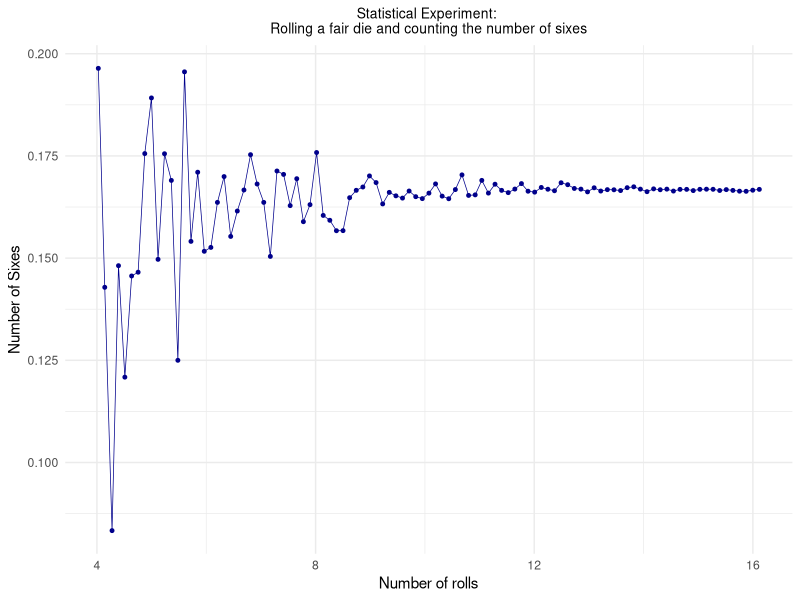
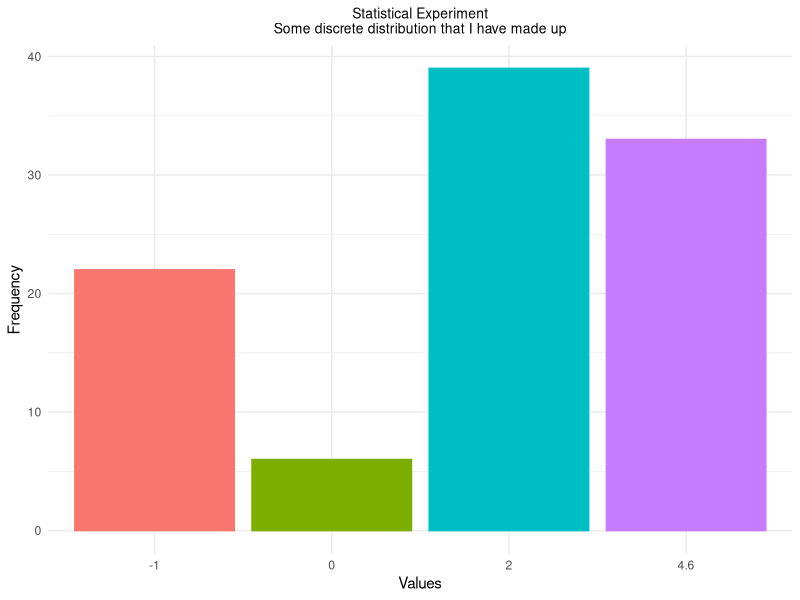
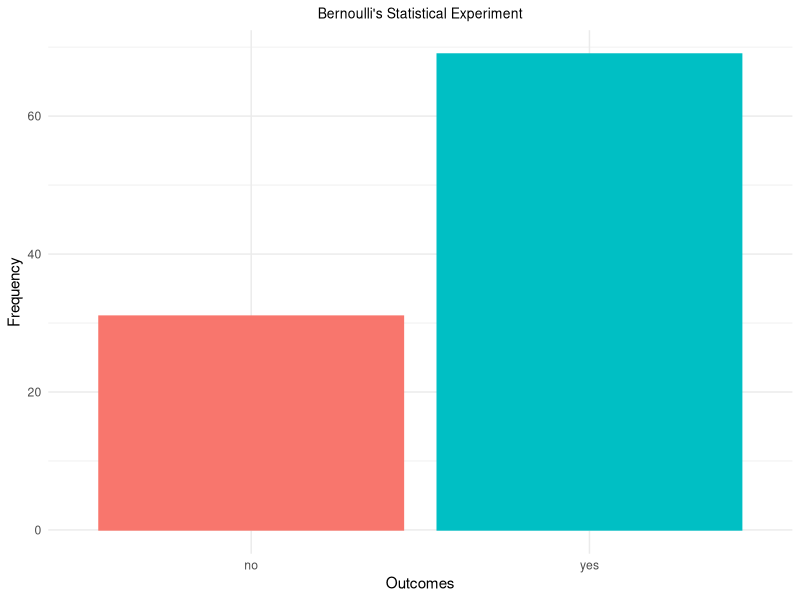
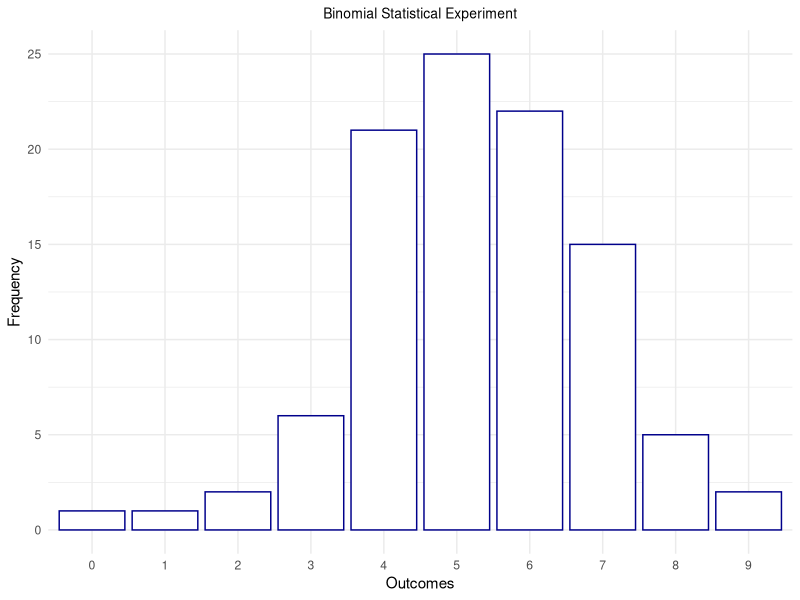
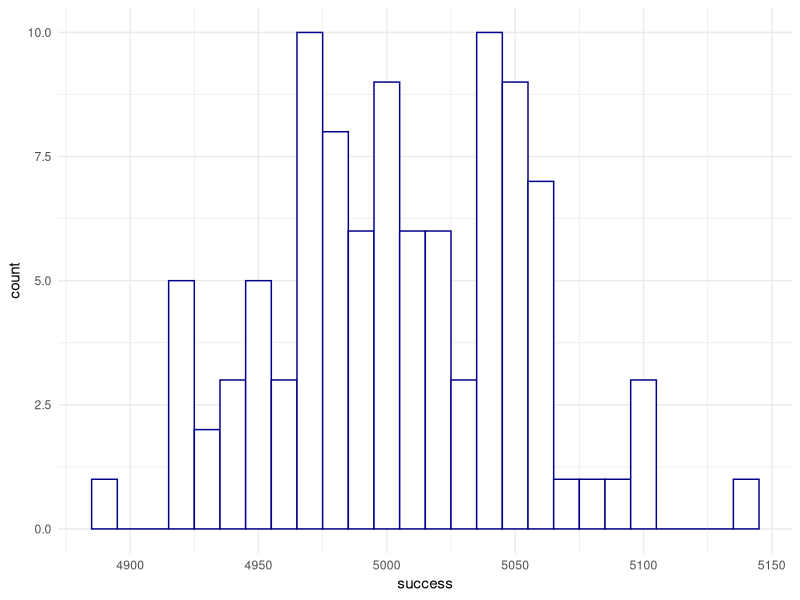
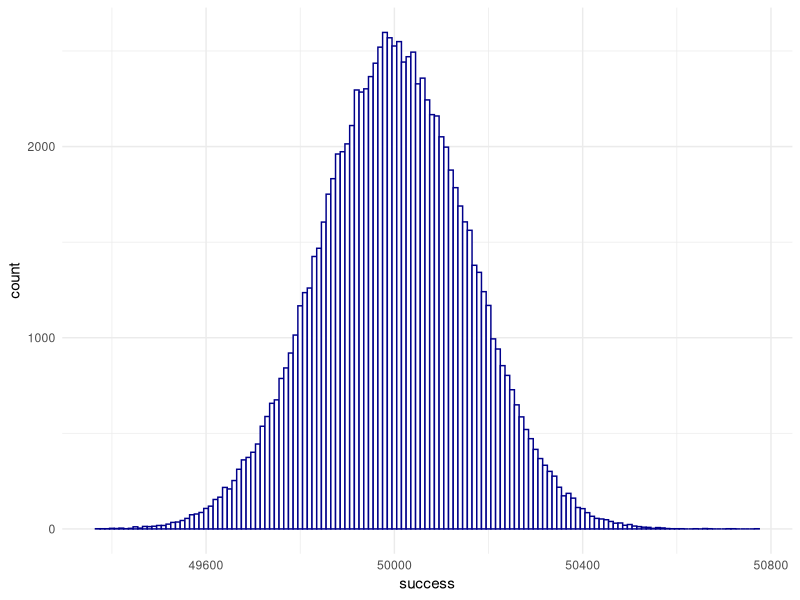
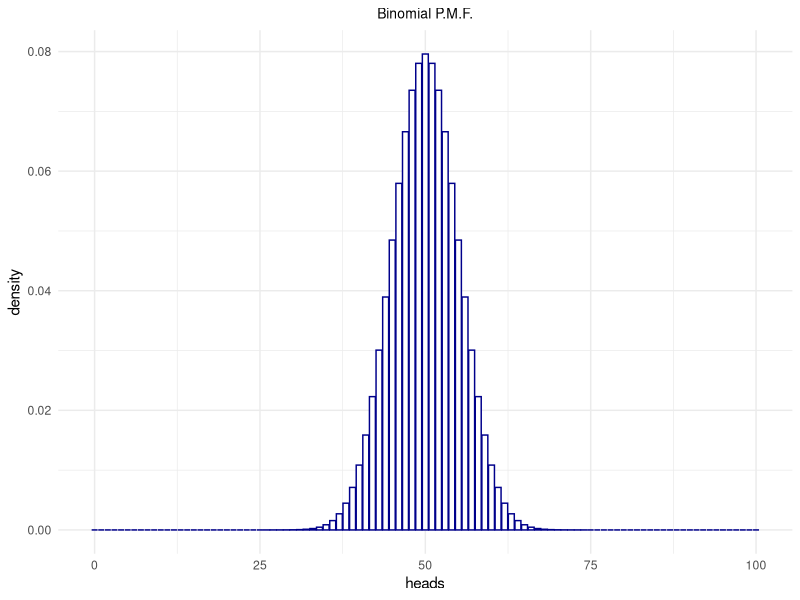
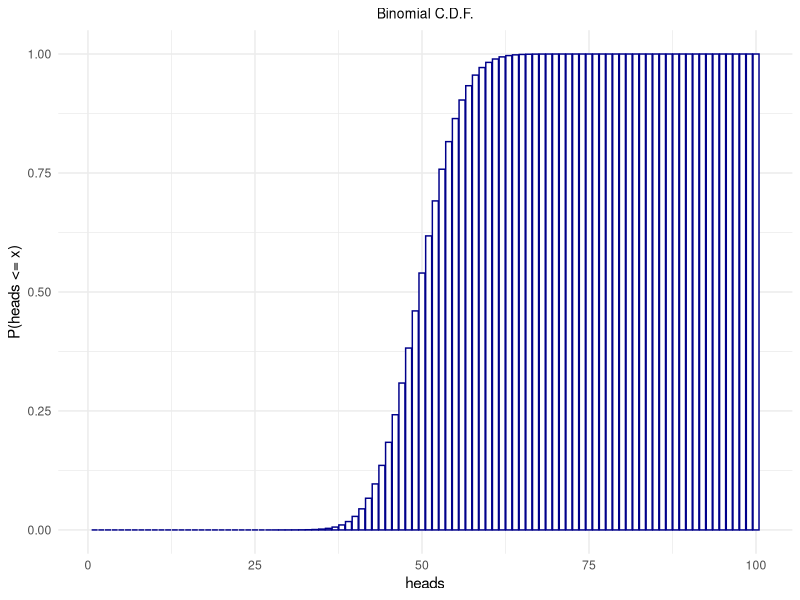

Write the R code that produced these figures, in order.
## ---- chunk 1
library(tidyverse)
## ---- chunk 2
# - init random number generator: set.seed()
set.seed(42) 

# - a coin
coin <- c('H', 'T')

# - a sample: numerical simulation of 10 coin tosses
tossing = sample(coin, size=10, replace = TRUE)

# - result
tossing
## ---- chunk 3
tossing = sample(coin, size=10, replace = TRUE)
tossing
## ---- chunk 4
tossing = sample(coin, size=100, replace = TRUE)
tossing
## ---- chunk 5
table(tossing)
## ---- chunk 6
tossing = sample(coin, size=1000, replace = TRUE)
table(tossing)
## ---- chunk 7
tossing = sample(coin, size=10^6, replace = TRUE)
table(tossing)
## ---- chunk 8
tossing = sample(coin, size=10^7, replace = TRUE)
table(tossing)
## ---- chunk 9
# - number_of_rolls:
number_of_rolls <- round(10^seq(1.75, 7, by = 0.0525))
print(number_of_rolls)

# - die <- 1:6
die <- 1:6

# - experiment
exp_prob <- lapply(number_of_rolls, function(x) {
  
  rolls <- sample(die, x, replace = TRUE)
  result <- table(rolls)
  number_of_sixes = result[6]
  p_of_six <- number_of_sixes/x
  return(
    data.frame(NumberOfRolls = x,
               NumberOfSixes = number_of_sixes,
               P_Six = p_of_six)
    )
})

# - put the result together
exp_prob_df <- Reduce(rbind, exp_prob)

# - Show me:
print(exp_prob_df)
## ---- chunk 10
ggplot(exp_prob_df, 
       aes(x = log(NumberOfRolls),
           y = P_Six)) + 
  geom_line(color = "darkblue", size = .25) +
  geom_point(fill = "white", color = "darkblue", size = 1) +
  xlab("Number of rolls") + 
  ylab("Number of Sixes") + 
  ggtitle("Statistical Experiment: \nRolling a fair die and counting the number of sixes") +
  theme_minimal() + 
  theme(plot.title = element_text(hjust = .5, size = 10))
## ---- chunk 11
cat('P(X = A) = |{\U0001F0A1, \U0001F0B1, \U0001F0C1, \U0001F0D1}|/|Whole Deck of Cards| = 4/52 = 1/13.')
## ---- chunk 12
choices <- c(-1, 0, 2, 4.6)
sample(choices, size = 1, prob = c(.2, .05, .45, .3))
## ---- chunk 13
choices <- c(-1, 0, 2, 4.6)
result <- sample(choices, size = 100, prob = c(.2, .05, .45, .3), replace = TRUE)
result
## ---- chunk 14
result_frame <- as.data.frame(table(result))
result_frame
## ---- chunk 15
ggplot(result_frame,
       aes(x = result,
           y = Freq, 
           color = result,
           fill = result)) + 
  geom_bar(stat = "identity") + 
  xlab("Values") + ylab("Frequency") +
  theme_minimal() + 
  ggtitle("Statistical Experiment\nSome discrete distribution that I have made up") +
  theme(plot.title = element_text(hjust = .5, size = 10)) +
  theme(legend.position = "none")
## ---- chunk 16
X = c('yes', 'no')
no_tries = 100
outcomes = sample(X, prob = c(2/3, 1/3), size = no_tries, replace = TRUE)
no_outcomes = as.data.frame(table(outcomes))
ggplot(no_outcomes,
       aes(x = outcomes,
           y = Freq, 
           color = outcomes,
           fill = outcomes)) + 
  geom_bar(stat = "identity") + 
  xlab("Outcomes") + ylab("Frequency") +
  theme_minimal() + 
  ggtitle("Bernoulli's Statistical Experiment") +
  theme(plot.title = element_text(hjust = .5, size = 10)) +
  theme(legend.position = "none")
## ---- chunk 17
outcomes = rbinom(n = 100, prob = .5, size = 10)
outcomes
## ---- chunk 18
no_outcomes = as.data.frame(table(outcomes))
ggplot(no_outcomes,
       aes(x = outcomes,
           y = Freq)) +
  geom_bar(stat = "identity", color = "darkblue", fill = "white") + 
  xlab("Outcomes") + ylab("Frequency") +
  theme_minimal() + 
  ggtitle("Binomial Statistical Experiment") +
  theme(plot.title = element_text(hjust = .5, size = 10)) +
  theme(legend.position = "none")
## ---- chunk 19
pFiveSixes <- dbinom(5, size = 10, p = 1/6)
pFiveSixes
## ---- chunk 20
pFiveAndLessSixes <- sum(
  dbinom(0, size = 10, p = 1/6),
  dbinom(1, size = 10, p = 1/6),
  dbinom(2, size = 10, p = 1/6),
  dbinom(3, size = 10, p = 1/6),
  dbinom(4, size = 10, p = 1/6),
  dbinom(5, size = 10, p = 1/6)
)
pFiveAndLessSixes
## ---- chunk 21
pFiveAndLessSixes <- sum(sapply(seq(0,5), function(x) {
  dbinom(x, size = 10, p = 1/6)
}))
pFiveAndLessSixes
## ---- chunk 22
pFiveAndLessSixes <- sum(dbinom(seq(0,5), size = 10, p =1/6))
pFiveAndLessSixes
## ---- chunk 23
pFiveAndLessSixes <- pbinom(5, size = 10, p = 1/6)
pFiveAndLessSixes
## ---- chunk 24
# Generate a sample of random binomial variates:
randomBinomials <- rbinom(n = 100, size = 1, p = .5)
randomBinomials
## ---- chunk 25
randomBinomials <- rbinom(n = 100, size = 100, p = .5)
randomBinomials # see the difference?
## ---- chunk 26
randomBinomials <- rbinom(n = 100, size = 10000, p = .5)
randomBinomials
## ---- chunk 27
randomBinomialsPlot <- data.frame(success = randomBinomials)
ggplot(randomBinomialsPlot, 
       aes(x = success)) + 
  geom_histogram(binwidth = 10, 
                 fill = 'white', 
                 color = 'darkblue') +
  theme_minimal() + 
  theme(panel.border = element_blank())
## ---- chunk 28
randomBinomials <- rbinom(100000, size = 100000, p = .5)
randomBinomialsPlot <- data.frame(success = randomBinomials)
ggplot(randomBinomialsPlot, 
       aes(x = success)) + 
  geom_histogram(binwidth = 10, 
                 fill = 'white', 
                 color = 'darkblue') +
  theme_minimal() + 
  theme(panel.border = element_blank())
## ---- chunk 29
heads <- 0:100
binomialProbability <- dbinom(heads, size = 100, p = .5)
sum(binomialProbability)
## ---- chunk 30
binomialProbability <- data.frame(heads = heads,
                                  density = binomialProbability)
ggplot(binomialProbability, 
       aes(x = heads, 
           y = density)) + 
  geom_bar(stat = "identity", 
           fill = 'white',
           color = 'darkblue') +
  ggtitle("Binomial P.M.F.") +
  theme_minimal() + 
  theme(panel.border = element_blank()) +
  theme(plot.title = element_text(hjust = .5, size = 10))
## ---- chunk 31
heads <- 1:100
binomialProbability <- pbinom(heads, size = 100, p = .5)
sum(binomialProbability)
## ---- chunk 32
binomialProbability <- data.frame(heads = heads,
                                  cumprob = binomialProbability)
ggplot(binomialProbability, 
       aes(x = heads, 
           y = cumprob)) + 
  geom_bar(stat = "identity", 
           fill = 'white',
           color = 'darkblue') +
  ylab("P(heads <= x)") + 
  ggtitle("Binomial C.D.F.") +
  theme_minimal() + 
  theme(panel.border = element_blank()) +
  theme(plot.title = element_text(hjust = .5, size = 10))
## ---- chunk 33
qbinom(p = .01, size = 100, prob = .5)
## ---- chunk 34
qbinom(p = .99, size = 100, prob = .5)
## ---- chunk 35
qbinom(p = .01, size = 200, prob = .5)
## ---- chunk 36
qbinom(p = .99, size = 200, prob = .5)
## ---- chunk 37
qbinom(p = .25, size = 100, prob = .5)
## ---- chunk 38
qbinom(p = .5, size = 100, prob = .5)
## ---- chunk 39
qbinom(p = .75, size = 100, prob = .5)
## ---- chunk 40
qbinom(p = .25, size = 1000, prob = .5)
## ---- chunk 41
tragedies <- ppois(16, lambda=10, lower.tail=FALSE)   # upper tail (!)
tragedies
## ---- chunk 42
# Compare:
tragedies <- ppois(17, lambda=10, lower.tail=TRUE)   # lower tail (!)
tragedies
## ---- chunk 43
poissonDeviates <- rpois(100000,lambda = 5)
poissonDeviates <- data.frame(events = poissonDeviates)
ggplot(poissonDeviates, 
       aes(x = events)) + 
  geom_histogram(binwidth = 1, 
                 fill = 'white', 
                 color = 'darkorange') +
  ggtitle("Poisson Distribution") +
  theme_minimal() + 
  theme(panel.border = element_blank()) +
  theme(plot.title = element_text(hjust = .5, size = 10))
## ---- chunk 44
lambda <- 1:20
poissonDeviates <- lapply(lambda, rpois, n = 1000)
poissonDeviates <- reduce(poissonDeviates, rbind)
dim(poissonDeviates)
## ---- chunk 45
poissonDeviates <- as.data.frame(poissonDeviates)
poissonDeviates$id <- 1:dim(poissonDeviates)[1]
poissonDeviates <- poissonDeviates %>% 
  pivot_longer(cols = -id) %>% 
  select(-name)
poissonDeviates$id <- factor(poissonDeviates$id, 
                             levels = sort(unique(poissonDeviates$id)))
## ---- chunk 46
ggplot(poissonDeviates, 
       aes(x = value)) + 
  geom_histogram(binwidth = 1, 
                 fill = 'white', 
                 color = 'darkorange') +
  xlab("Events") + 
  ggtitle(expression(lambda)) + 
  facet_wrap(~id, scales = "free_x") +
  theme_minimal() + 
  theme(panel.border = element_blank()) + 
  theme(strip.background = element_blank()) + 
  theme(strip.text =  element_text(size = 12)) +
  theme(plot.title = element_text(hjust = .5, size = 20))
## ---- chunk 47
lambda <- 1:100
poissonMean <- sapply(lambda, function(x) {
  mean(rpois(100000,x))
})
poissonVar <- sapply(lambda, function(x) {
  var(rpois(100000,x))
})
poissonProperty <- data.frame(mean = poissonMean, 
                              variance = poissonVar)
ggplot(poissonProperty, 
       aes(x = mean, 
           y = variance)) + 
  geom_line(color = "darkorange", size = .25) + 
  geom_point(color = "darkorange", fill = "darkorange", size = 1.5) + 
  xlab("E(X)") + ylab("Var(X)") + 
  ggtitle("Poisson Distribution\nThe Mean is equal to Variance") +
  theme_minimal() + 
  theme(panel.border = element_blank()) +
  theme(plot.title = element_text(hjust = .5, size = 10))
## ---- chunk 48
pnorm(180, mean = 174, sd = 10)
## ---- chunk 49
pnorm(180, mean = 174, sd = 10) - pnorm(160, mean = 174, sd = 10)
## ---- chunk 50
observations <- 1:300
normalProbability <- dnorm(observations, mean = 179, sd = 10)
normalProbability
## ---- chunk 51
normalProbability <- data.frame(observations = observations,
                                density = normalProbability)
ggplot(normalProbability, 
       aes(x = observations, 
           y = density)) + 
  geom_bar(stat = "identity", 
           fill = 'darkred',
           color = 'darkred') +
  ggtitle("Gaussian Distribution") +
  theme_minimal() + 
  theme(panel.border = element_blank()) + 
  theme(plot.title = element_text(hjust = .5, size = 10))
## ---- chunk 52
observations <- 1:300
normalProbability <- pnorm(observations, mean = 174, sd = 10)
sum(normalProbability)
## ---- chunk 53
normalProbability <- data.frame(observations = observations,
                                density = normalProbability)
ggplot(normalProbability, 
       aes(x = observations, 
           y = density)) + 
  geom_bar(stat = "identity", 
           fill = 'darkred',
           color = 'darkred') +
  ggtitle("Gaussian Cumulative Distribution") +
  ylab("P(height <= x)") + 
  theme_bw() + 
  theme(panel.border = element_blank()) +
  theme(plot.title = element_text(hjust = .5, size = 10))
## ---- chunk 54
n_samples <- 100000
sampleMeans <- sapply(1:n_samples,
                      function(x) {
                        mean(rnorm(n = 100, mean = 100, sd = 12))
                        })
sampleMeans <- data.frame(sampleMean = sampleMeans)
ggplot(sampleMeans, 
       aes(x = sampleMean)) + 
  geom_histogram(binwidth = .1, 
                 fill = 'white', 
                 color = 'purple') +
  ggtitle("Sampling Distribution of the Sample Mean") +
  xlab("Sample Mean") + 
  theme_bw() + 
  theme(panel.border = element_blank()) +
  theme(plot.title = element_text(hjust = .5, size = 10))
## ---- chunk 55
sd(sampleMeans$sampleMean)
## ---- chunk 56
12/sqrt(100)
## ---- chunk 57
sampleN <- 100
meanSizes <- c(10, 100, 1000, 10000)
## ---- chunk 58
# - Poisson with lambda = 1
lambda = 1
# - Set plot  parameters
par(mfrow = c(2, 2))
# - Plot!
for (meanSize in meanSizes) {
  poisMeans <- sapply(1:meanSize, 
                            function(x) {
                              mean(rpois(sampleN, lambda))
                              }
                     )
  hist(poisMeans, 50, col="red",
       main = paste0("N samples = ", meanSize),
       cex.main = .75)
}
## ---- chunk 59
# - Poisson with lambda = 2
lambda = 2
# - Set plot  parameters
par(mfrow = c(2, 2))
# - Plot!
for (meanSize in meanSizes) {
  poisMeans <- sapply(1:meanSize, 
                            function(x) {
                              mean(rpois(sampleN, lambda))
                              }
                     )
  hist(poisMeans, 50, col="red",
       main = paste0("N samples = ", meanSize),
       cex.main = .75)
}
## ---- chunk 60
# - Poisson with lambda = 10
lambda = 10
# - Set plot  parameters
par(mfrow = c(2, 2))
# - Plot!
for (meanSize in meanSizes) {
  poisMeans <- sapply(1:meanSize, 
                            function(x) {
                              mean(rpois(sampleN, lambda))
                              }
                     )
  hist(poisMeans, 50, col="red",
       main = paste0("N samples = ", meanSize),
       cex.main = .75)
}
## ---- chunk 61
# - Binomial with p = .1 and n = 1000
p = .1
n = 1000
# - Set plot  parameters
par(mfrow = c(2, 2))
# - Plot!
for (meanSize in meanSizes) {
  binomMeans <- sapply(1:meanSize, 
                            function(x) {
                              mean(rbinom(n = sampleN, size = n, prob = p))                              }
                     )
  hist(binomMeans, 50, col="darkorange",
       main = paste0("N samples = ", meanSize),
       cex.main = .75)
}
## ---- chunk 62
# - Binomial with p = .5 and n = 1000
p = .5
n = 100
# - Set plot  parameters
par(mfrow = c(2, 2))
# - Plot!
for (meanSize in meanSizes) {
  binomMeans <- sapply(1:meanSize, 
                            function(x) {
                              mean(rbinom(n = sampleN, size = n, prob = p))
                              }
                     )
  hist(binomMeans, 50, col="darkorange",
       main = paste0("N samples = ", meanSize),
       cex.main = .75)
}
## ---- chunk 63
# - Normal with mean = 10 and sd = 1.5
mean = 10
sd = 1.5
# - Set plot  parameters
par(mfrow = c(2, 2))
# - Plot!
for (meanSize in meanSizes) {
  normalMeans <- sapply(1:meanSize, 
                            function(x) {
                              mean(rnorm(sampleN, mean = mean, sd = sd))
                              }
                     )
  hist(normalMeans, 50, col="lightblue",
       main = paste0("N samples = ", meanSize),
       cex.main = .75)
}
## ---- chunk 64
# - Normal with mean = 175 and sd = 11.4
mean = 175
sd = 11.4
# - Set plot  parameters
par(mfrow = c(2, 2))
# - Plot!
for (meanSize in meanSizes) {
  normalMeans <- sapply(1:meanSize, 
                            function(x) {
                              mean(rnorm(sampleN, mean = mean, sd = sd))
                              }
                     )
  hist(normalMeans, 50, col="lightblue",
       main = paste0("N samples = ", meanSize),
       cex.main = .75)
}
## ---- chunk 65
# - Normal with mean = 100 and sd = 25
mean = 100
sd = 25
# - Set plot  parameters
par(mfrow = c(2, 2))
# - Plot!
for (meanSize in meanSizes) {
  normalMeans <- sapply(1:meanSize, 
                            function(x) {
                              mean(rnorm(sampleN, mean = mean, sd = sd))
                              }
                     )
  hist(normalMeans, 50, col="lightblue",
       main = paste0("N samples = ", meanSize),
       cex.main = .75)
}
## ---- chunk 66
sampleN <- c(10, 100, 1000, 100000)
meanSize <- c(10000)
## ---- chunk 67
# - Poisson with lambda = 1
lambda = 3
# - Set plot  parameters
par(mfrow = c(2, 2))
# - Plot!
for (sampleN in sampleN) {
  poisMeans <- sapply(1:meanSize, 
                            function(x) {
                              mean(rpois(sampleN, lambda))
                              }
                     )
  hist(poisMeans, 50, col="red",
       main = paste0("Sample N = ", sampleN),
       cex.main = .75)
}
## ---- chunk 68
sampleN <- c(10, 100, 1000, 100000)
meanSize <- c(10000)
## ---- chunk 69
# - Normal with mean = 10 and sd = .75
mean = 10
sd = .75
# - Set plot  parameters
par(mfrow = c(2, 2))
# - Plot!
for (sampleN in sampleN) {
  normMeans <- sapply(1:meanSize, 
                            function(x) {
                              mean(rnorm(sampleN, mean = mean, sd = sd))
                              }
                     )
  hist(normMeans, 50, col="lightblue",
       main = paste0("Sample N = ", sampleN),
       cex.main = .75)
}
## ---- chunk 70
# - Cauchy with location = 0, scale = 1
# - set plot  parameters
par(mfrow=c(2,2))
# - plot!
for (meanSize in c(100, 1000, 10000, 100000)) {
  cauchySums <- unlist(lapply(seq(1:meanSize), function(x) {
    sum(rcauchy(1000, location = 0, scale = 1))
  }))
  hist(cauchySums, 50, col="orange",
       main = paste("N samples = ", meanSize, sep=""),
       cex.main = .75)
}
